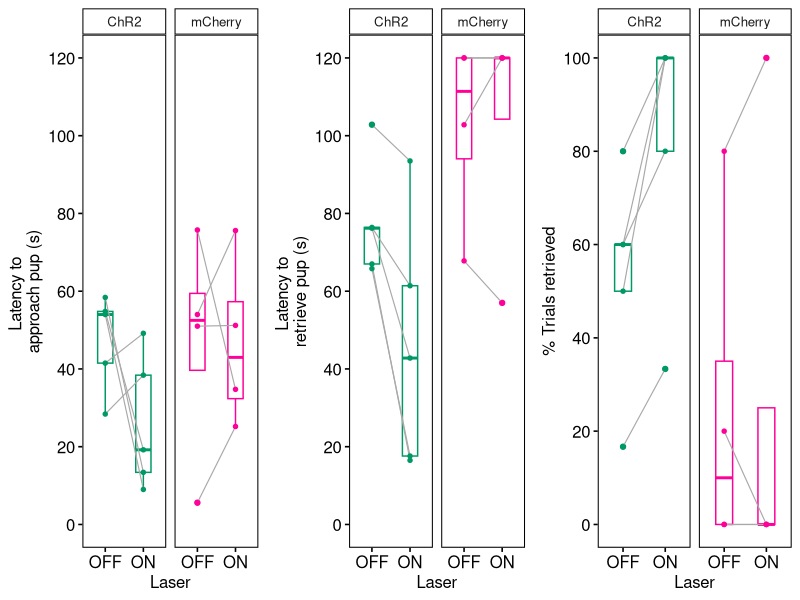
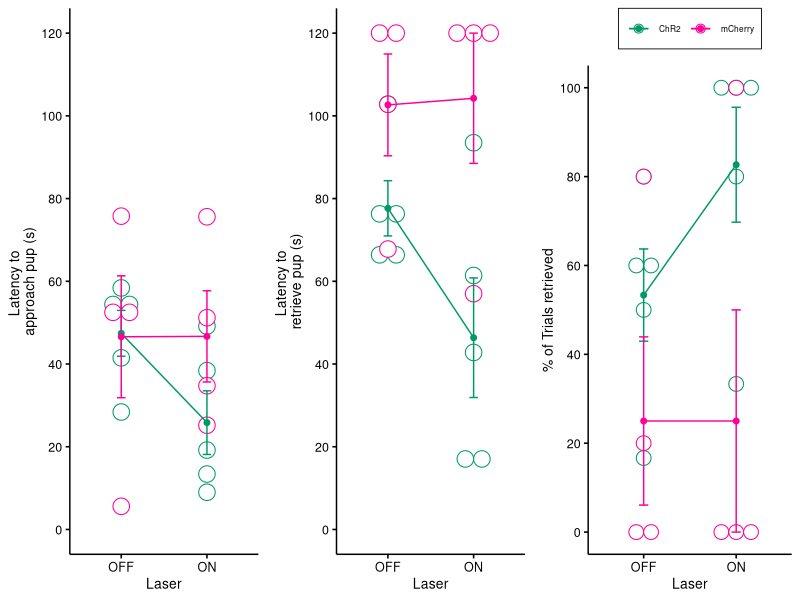

The R script that drew these images, in order:
#####################################################
# SCRIPT TO ANALYZE DATA FROM A PUP RETRIEVAL TASK  #
# DURING OPTOGENETIC STIMULATION OF BRAIN CELLS     #
# BY SOFIA GONZALEZ-SALINAS, SHUMYATSKY LAB         #
# sophieglzs@gmail.com                              #
# RUTGERS UNIVERSITY, 2020                          #
#####################################################

# Get familiar with the syntax of the folder of you operative system
getwd()

#Set the directory where you stored the file to read
setwd("C:/Users/Shumyatsky-lab/Desktop/R_Ladies")
#List all the files to verify that you have the file to read
list.files()
#Read the csv file
opto<-read.csv("MatCare_Data.csv", header=T)
#We make a summary to verify the properties of the data we are reading
summary(opto)
#Convert to factors the independent variables
opto$MouseID<-as.factor(opto$MouseID)
opto$Virus<-as.factor(opto$Virus)
opto$Trial<-as.factor(opto$Trial)
opto$Laser<-as.factor(opto$Laser)

#We don't need to convert the column "Retrieved" as we will use the numbers 
#to calculate a % later

#We verify that the variables were updated
summary(opto)
#Make sure you have the following packages installed
#install.packages("plyr")
#install.packages("ggplot2")
#install.packages("ggpubr")
#install.packages("nlme") 
#install.packages("pwr") 

library("plyr") #To use ddply()
library("ggplot2") # To use ggpaired()
library("ggpubr") # To use ggpaired()
library("nlme") # To use lme()
library("car")# To use Anova()
library("emmeans")# To use emmeans()
library("pwr")# To use pwr.t.test()


#We create a summary table calculating the average latency across trials
ave_mouse<-ddply(opto, c("Virus", "Laser","MouseID"),summarize,
          Mean_Contact_s=mean(Latency_Contact_s),Mean_Ret_s=mean(Latency_Retrieve_s),
          Num_Trials=length(Retrieved), Sum_Ret=sum(Retrieved),
          Perc_ret=((sum(Retrieved)/length(Retrieved))*100))

#We visualize the summary table
ave_mouse


## We first plot the Latency to contact the pup
F1<-ggpaired(ave_mouse, x="Laser", y="Mean_Contact_s", color="Virus",
         palette=c("#009966","#FF0099"), line.color = "darkgray", id="MouseID",
         line.size = 0.4,ylab="Latency to \napproach pup (s)",xlab="Laser",
         facet.by="Virus", width=0.4, short.panel.labs = TRUE)+ 
  theme(legend.position="none",strip.background = element_rect(colour="black", fill="white"))+
  scale_y_continuous(limits=c(0, 120), breaks=seq(0, 120, 20))

#####We now plot the latency to retrieve pups to the nest
F2<-ggpaired(ave_mouse, x="Laser", y="Mean_Ret_s", color="Virus",
         palette=c("#009966","#FF0099"), line.color = "darkgray", id="MouseID",
         line.size = 0.4,ylab="Latency to \nretrieve pup (s)",xlab="Laser",
         facet.by="Virus", width=0.4,short.panel.labs = TRUE)+ 
  theme(legend.position="none",strip.background = element_rect(colour="black", fill="white"))+
  scale_y_continuous(limits=c(0, 120), breaks=seq(0, 120, 20))

#Plot the percentage of pups retrieved and save them in a variable named F3

F3<-ggpaired(ave_mouse, x="Laser", y="Perc_ret", color="Virus",
             palette=c("#009966","#FF0099"), line.color = "darkgray", id="MouseID",
             line.size = 0.4,ylab="% Trials retrieved",xlab="Laser",
             facet.by="Virus", width=0.4,short.panel.labs = TRUE)+ 
  theme(legend.position="none",strip.background = element_rect(colour="black", fill="white"))+ 
  scale_y_continuous(limits=c(0, 100),breaks=seq(0, 100, 20))


#We create a figure with three panels

Opto_Fig<-ggarrange(F1,F2, F3,nrow=1, ncol=3)

ggsave("Opto_MatCare_Boxplot.jpeg", Opto_Fig,width = 9, height = 3, dpi=300)
#The size is by default in inches, you can change the units by the 
# parameter units="cm"
#You can change the format of the picture just by changing the extension
#.jpeg by .tiff , . png, or .pdf


## OTHER TYPE OF PLOTS

A1<-ggline(ave_mouse, x="Laser", y="Mean_Contact_s", color="Virus",font.x=10,font.y=10,
           font.tickslab=9,
           add=c("mean_se","dotplot"), ylim=c(0,120), palette=c("#009966","#FF0099"),
           ylab="Latency to \napproach pup (s)")+ 
  theme(legend.position="none")+  scale_y_continuous(limits=c(0, 120), breaks=seq(0, 120, 20))


A2<-ggline(ave_mouse, x="Laser", y="Mean_Ret_s", color="Virus", font.x=10,font.y=10,
           font.tickslab=9,
           add=c("mean_se","dotplot"), ylim=c(0,120), palette=c("#009966","#FF0099"),
           ylab="Latency to \nretrieve pup (s)")+ 
  theme(legend.position="none")+scale_y_continuous(limits=c(0, 120), breaks=seq(0, 120, 20))


A3<-ggline(ave_mouse, x="Laser", y="Perc_ret", color="Virus", font.x=10,font.y=10,
           font.tickslab=9,font.legend=6,
           add=c("mean_se","dotplot"), ylim=c(0,100), palette=c("#009966","#FF0099"),
           ylab="% of Trials retrieved")+ 
  theme(legend.position="top",legend.title=element_blank(),legend.background=element_rect( size = 0.3, colour = 1))+
  scale_y_continuous(limits=c(0, 100),breaks=seq(0, 100, 20))



A<-ggarrange(A1,A2,A3, nrow=1, ncol=3)
ggsave("Opto_MatCare_Mean.jpeg", A,width = 6, height = 3, dpi=400)



##LET'S FOCUS ON THE STATISTICAL ANALYSIS
#########
#Latency to contact with the "conventional" ANOVA
summary(aov(Mean_Contact_s ~ (Virus*Laser) + Error(MouseID/Laser), data = ave_mouse))
#In order to study the paired comparison for the interaction of factors we need 
# to build a lineal model that is a generalization of the "ANOVA"
model_lme1 <- lme(Mean_Contact_s~Virus*Laser, random=~1|MouseID/(Laser), data=ave_mouse)

#We visualize the data in a "ANOVA" format
Anova(model_lme1, type=("III"))
#As the interaction of the factors was not significant it is not appropriate to compare all the pairs

#####
## Analyze the latency to retrieve the pup
summary(aov(Mean_Ret_s ~ (Virus*Laser) + Error(MouseID/Laser), data = ave_mouse))
model_lme2 <- lme(Mean_Ret_s~Virus*Laser, random=~1|MouseID/(Laser), data=ave_mouse)
Anova(model_lme2, type=("III"))
#As the interaction was significant we want to know the p-value for all the paired comparisons
# By deafault the comparisons are corrected by the Tukey method
emmeans(model_lme2, pairwise~Virus*Laser)
# We can change the correction method to Bonferroni
emmeans(model_lme2, pairwise~Virus*Laser, adjust = "bonf")

######
## Analyze the percentage of pups retrieved
summary(aov(Perc_ret ~ (Virus*Laser) + Error(MouseID/Laser), data = ave_mouse))
model_lme3 <- lme(Perc_ret~Virus*Laser, random=~1|MouseID/(Laser), data=ave_mouse)

Anova(model_lme3, type=("III"))

#As the interaction was significant we want to know the p-value for all the paired comparisons
# By deafault the comparisons are corrected by the Tukey method
emmeans(model_lme3, pairwise~Virus*Laser)


##We calculate the sample size from our data
# we will use the data when the laser was ON comparing the groups injected with
# the different viruses

mean1<-mean(ave_mouse$Mean_Ret_s[ave_mouse$Virus=="mCherry" & ave_mouse$Laser=="ON"])
mean2<-mean(ave_mouse$Mean_Ret_s[ave_mouse$Virus=="ChR2" & ave_mouse$Laser=="ON"])

mean1#mCherry ON
mean2#ChR2 ON
var1<-var(ave_mouse$Mean_Ret_s[ave_mouse$Virus=="mCherry" & ave_mouse$Laser=="ON"])
var2<-var(ave_mouse$Mean_Ret_s[ave_mouse$Virus=="ChR2" & ave_mouse$Laser=="ON"])

sd1_2<-sqrt((var1+var2)/2)

d_Cohen<-(mean1-mean2)/sd1_2

#For a t-test with unpaired samples
# In type you can change to "paired" if you have repeated measures in those two groups
pwr.t.test(d= d_Cohen, sig.level =0.05 , power = 0.8, type = c("two.sample"))

###########################################################
#EXERCISE: Compare Laser ON vs Laser OFF in the ChR2 group to get the required sample size
##########################################################
